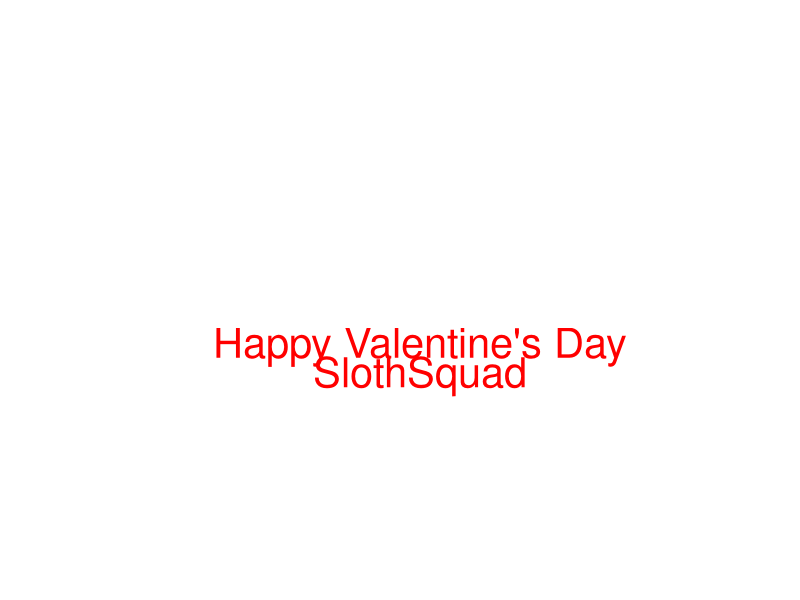

R code for this plot:
## ---- chunk 1
knitr::opts_chunk$set(echo = TRUE)
## ---- chunk 2

## ---- chunk 3
t <- seq()
## ---- chunk 4
plot(c(-8,8),c(0,20),type='n',axes=FALSE,xlab='',ylab='')
  x = -.01*(-t^2+40*t+1200)*sin(pi*t/180)
  y = .01*(-t^2+40*t+1200)*cos(pi*t/180)
  lines(x,y, lwd=4)
  lines(-x,y, lwd=4)
## ---- chunk 5
text(0,7,"Happy Valentine's Day",col='red',cex=2.5)
text(0,5.5,"SlothSquad",col='red',cex=2.5)
## ---- chunk 6
valentine = function(name, holiday, fontcolor){
  # insert your code here
}
## ---- chunk 7

